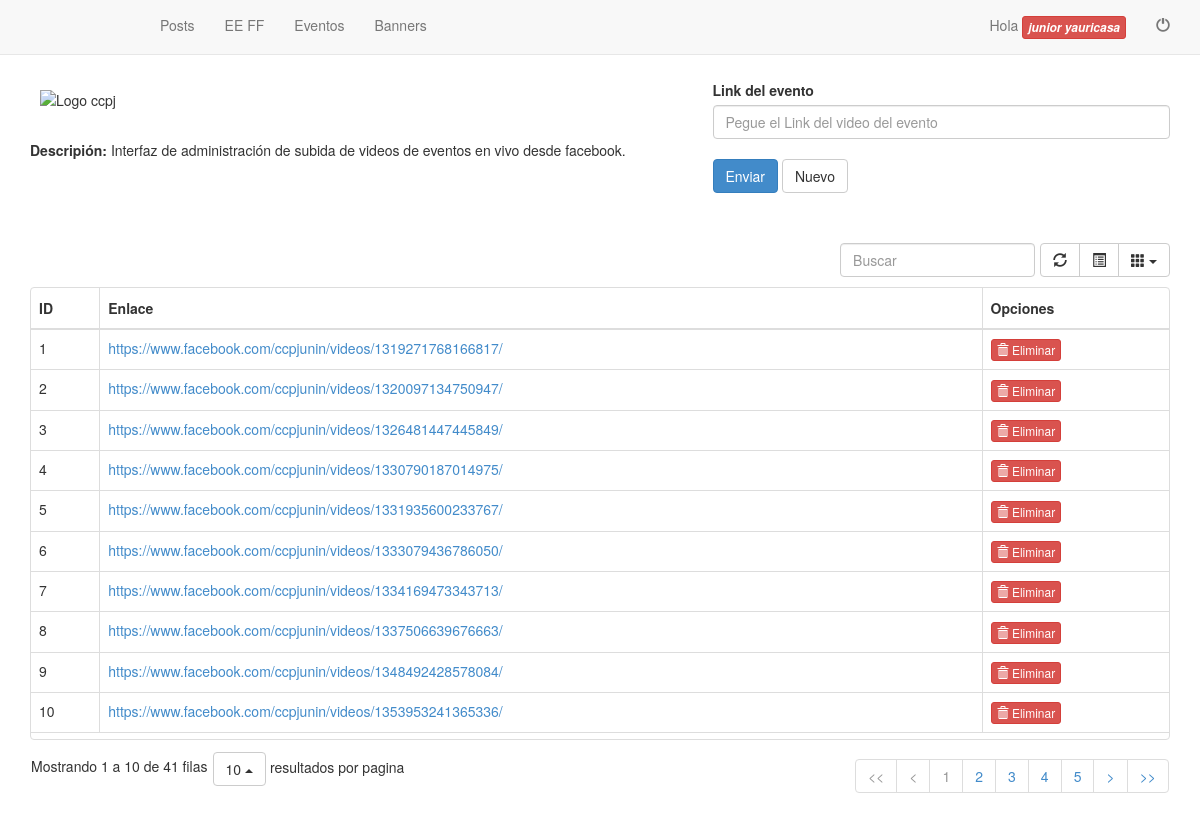
/admin/eventos.php (signed in), run on the app's committed database.
### tables this page shows
CREATE TABLE `tb_upload_videos_eventos` (
  `intidcodigo` int(11) NOT NULL,
  `nvchlink` varchar(200) NOT NULL
);

### admin/functions/eventos-videos-all-table.php (the view, shortened to what this page needs)
<?php
    include('db/conextion.php');
    $conn = new mysqli($servername, $username, $password, $dbname);
    $sql = "
        SELECT
            intidcodigo,
            nvchlink
        FROM
            tb_upload_videos_eventos
    ";
    $result = $conn->query($sql);
    if ($result->num_rows > 0) {
        while($row = $result->fetch_assoc()) {
            $pregunta = "return confirm('Deseas Eliminar este registro?');";
            echo '
              <tr>
                <td>'.$row["intidcodigo"].'</td>
                <td><a href="'.$row["nvchlink"].'" target="_blank">'.$row["nvchlink"].'</a></td>
                <td>
                    <a class="btn btn-danger btn-xs" onclick="'.$pregunta.'" href="functions/eventos-eliminarFile.php?id=7d7218764483c814ce24f&codid='.$row["intidcodigo"].'&flag=7d72187644f348522423f83c814ce24f" >
                      <i class="glyphicon glyphicon-trash"></i>
                      Eliminar
                    </a>
                </td>
              </tr>
            ';
        }
    }
?>

### admin/include/_header.php (shortened to what this page needs)
<!DOCTYPE html>
<html>
<head>
	<link rel="stylesheet" href="css/bootstrap.min.css" type="text/css" />
	<link rel="stylesheet" href="//netdna.bootstrapcdn.com/bootstrap/3.0.0/css/bootstrap-glyphicons.css">
	<link rel="stylesheet" href="css/bootstrap-table.css">
	<link rel="stylesheet" href="css/style-jsondatatable.css">
</head>
<body onload="">
	<nav class="navbar navbar-default navbar-fixed-top">
	  <div class="container">
	    <div class="navbar-header">
	      <a class="navbar-brand" href="#">
	      </a>
	    </div>
	    <div id="navbar" class="navbar-collapse collapse">
	      <ul class="nav navbar-nav">
	        <li class=""><a href="index.php">Posts</a></li>
	        <?php
		        if (isset($_SESSION['usr_id']))
		        	{
		        		echo '
		        			<li class=""><a href="estados-financieros.php">EE FF</a></li>
					        <li class=""><a href="eventos">Eventos</a></li>
					        <li class=""><a href="banners">Banners</a></li>
					        <!--li class="dropdown">
					          <a href="#" class="dropdown-toggle" data-toggle="dropdown" role="button" aria-haspopup="true" aria-expanded="false">Dropdown <span class="caret"></span></a>
					          <ul class="dropdown-menu">
					            <li><a href="#">Action</a></li>
					            <li><a href="#">Another action</a></li>
					            <li><a href="#">Something else here</a></li>
					            <li role="separator" class="divider"></li>
					            <li class="dropdown-header">Nav header</li>
					            <li><a href="#">Separated link</a></li>
					            <li><a href="#">One more separated link</a></li>
					          </ul>
					        </li-->
		        		';
		        	}else
		        	{
		        		echo '';
		        	}
	        ?>
	      </ul>
	      <ul class="nav navbar-nav navbar-right">
	        <?php
	        	if (isset($_SESSION['usr_id']))
	        	{
	        ?>
				<li>
					<p class="navbar-text">Hola <i class="btn btn-danger btn-xs" ><b>
						<?php echo $_SESSION['usr_name']; ?></b></i></p>
				</li>
				<li>
					<a href="logout.php">
						<span class="glyphicon glyphicon-off" aria-hidden="true"></span>
					</a>
				</li>
			<?php
				}
				else{
			?>
				<li><a href="login.php">Login</a></li>
				<li><a href="register.php">Registro</a></li>
			<?php
				}
			?>
	      </ul>
	    </div>
	  </div>
	</nav>

### admin/eventos.php (shortened to what this page needs)
<?php
	include ('include/_header.php');
?>
<div class="container">
  <div class="row">
  	<div class="col-lg-7">
  		<img src="http://www.ccpjunin.pe/dist/img/logo_horizontal_ccpj.png" alt="Logo ccpj" class="img-responsive" style="padding: 10px">
  		<br>
  		<b>Descripión: </b>Interfaz de administración de subida de videos de eventos en vivo desde facebook.
  	</div>
  	<div class="col-lg-5">
  	<?php
  		if(isset($_SESSION['usr_id'])){
			echo '
				 	<form method="post" id="formulario" enctype="multipart/form-data" action="ajax-video-evento.php">
					    <label for="">Link del evento</label>
					    <input type="text" name="link" placeholder="Pegue el Link del video del evento" required="" class="form-control">
					    <br>
					    <input type="submit" name="btnsubmit" value="Enviar" class="btn btn-primary">
					    <input type="reset" name="btnreset" value="Nuevo" class="btn btn-default">
					</form>
			';
  		}else
  		{
  			echo '
		  			<div class="alert alert-warning">
					  <strong>Alerta!</strong> no puedes ver el formulario a menos que inicies sesión.
					</div>
  			';
  		}
  	?>
	 </div>
  </div>
<br><br>
  <div class="row">
  	<div class="col-lg-12">
        <table data-toggle="table" data-show-refresh="true" data-show-toggle="true" data-show-columns="true" data-search="true" data-select-item-name="toolbar1" data-pagination="true" data-sort-name="name" data-sort-order="desc">
              <thead>
                <tr>
                  <th>ID</th>
                  <th>Enlace</th>
                  <th>Opciones</th>
                </tr>
              </thead>
              <tbody>
                  <?php include ('functions/eventos-videos-all-table.php'); ?>
              </tbody>
        </table>
  	</div>
  </div>
</div>
<?php include('include/_footer.php'); ?>

### admin/include/_footer.php (shortened to what this page needs)
</body>
</html>

### admin/css/style-jsondatatable.css (style rules this page uses)
table.table { clear: both; margin-bottom: 6px !important; max-width: none !important; }

### admin/include/_header.php (style rules this page uses)
body { padding-top: 80px; }

### data on the page
tb_upload_videos_eventos: intidcodigo "1", nvchlink "https://www.facebook.com/ccpjunin/videos/1319271768166817/"
tb_upload_videos_eventos: intidcodigo "2", nvchlink "https://www.facebook.com/ccpjunin/videos/1320097134750947/"
tb_upload_videos_eventos: intidcodigo "3", nvchlink "https://www.facebook.com/ccpjunin/videos/1326481447445849/"
tb_upload_videos_eventos: intidcodigo "4", nvchlink "https://www.facebook.com/ccpjunin/videos/1330790187014975/"
tb_upload_videos_eventos: intidcodigo "5", nvchlink "https://www.facebook.com/ccpjunin/videos/1331935600233767/"
tb_upload_videos_eventos: intidcodigo "6", nvchlink "https://www.facebook.com/ccpjunin/videos/1333079436786050/"
tb_upload_videos_eventos: intidcodigo "7", nvchlink "https://www.facebook.com/ccpjunin/videos/1334169473343713/"
tb_upload_videos_eventos: intidcodigo "8", nvchlink "https://www.facebook.com/ccpjunin/videos/1337506639676663/"
tb_upload_videos_eventos: intidcodigo "9", nvchlink "https://www.facebook.com/ccpjunin/videos/1348492428578084/"
tb_upload_videos_eventos: intidcodigo "10", nvchlink "https://www.facebook.com/ccpjunin/videos/1353953241365336/"

### other printed values
$_SESSION['usr_name'] "junior yauricasa"
